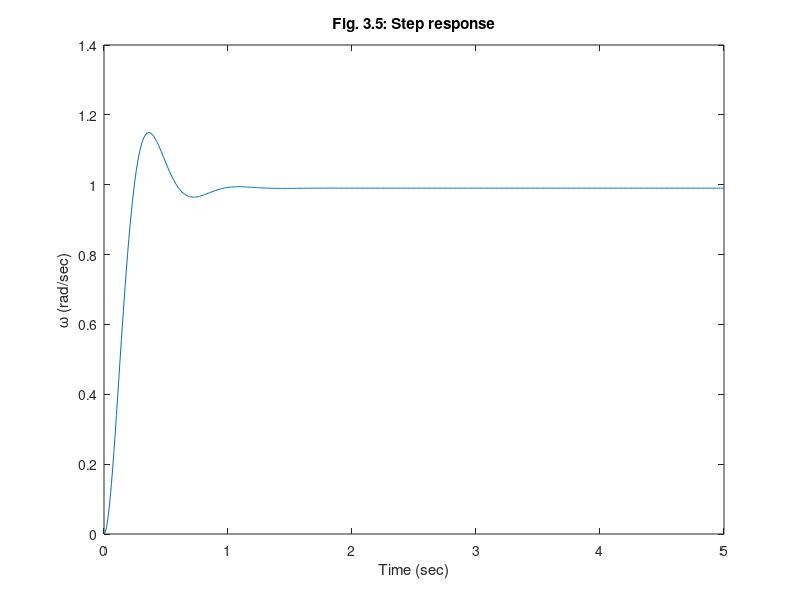

MATLAB code to generate this figure: (Note: this script raises an error after producing the figure.)
%  Figure 3.5      Feedback Control of Dynamic Systems, 6e
%                        Franklin, Powell, Emami
% script to generate Fig. 3.5
%% fig3_05.m
% Example 3.17 : DC Motor Angular velocity 
clf;
numb=[0 0 100];
denb=[1 10.1 101];
sysb=tf(numb,denb);;
t=0:0.01:5;
y=step(sysb,t);
plot(t,y);
title('Fig. 3.5: Step response');
xlabel('Time (sec)');
ylabel('\omega (rad/sec)');
% grid
nicegrid
